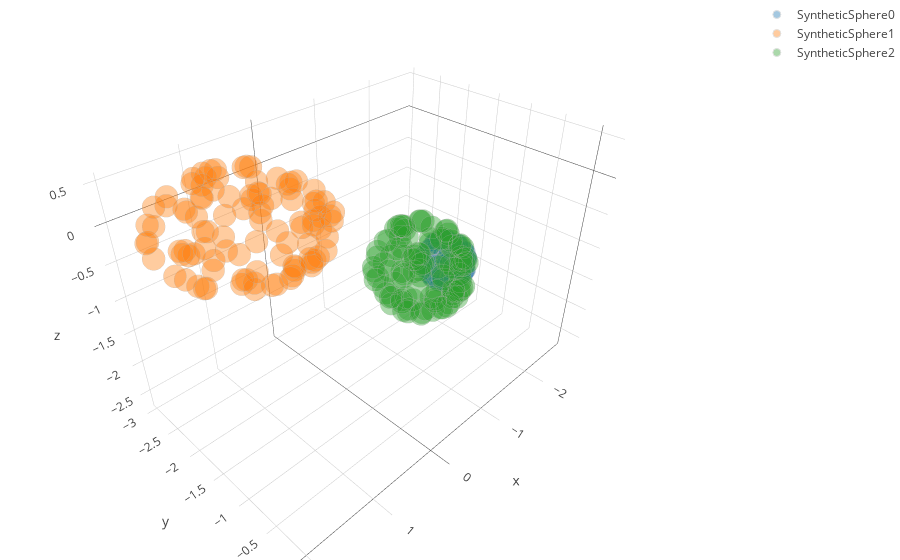

The notebook cell this image was saved under:
### Code cell
plt_data = []
for i in range(len(x_all)):  

    trace = go.Scatter3d(
                name = 'SyntheticSphere'+repr(i),
                x = x_all[i],
                y = y_all[i],
                z = z_all[i],
                mode = 'markers',
                marker = dict(
                    color = i,
                    size = 8,
                    symbol = 'circle',
                    line = dict(
                        color = 'rgb(180, 180, 180)',
                        width = 1.0
                    ),
                    opacity = 0.4
                )
            )

    plt_data.append(trace)

layout = go.Layout(margin = dict(l = 0, r = 0, b = 0, t = 0))

fig = go.Figure(data=plt_data, layout=layout)

iplot(fig)
